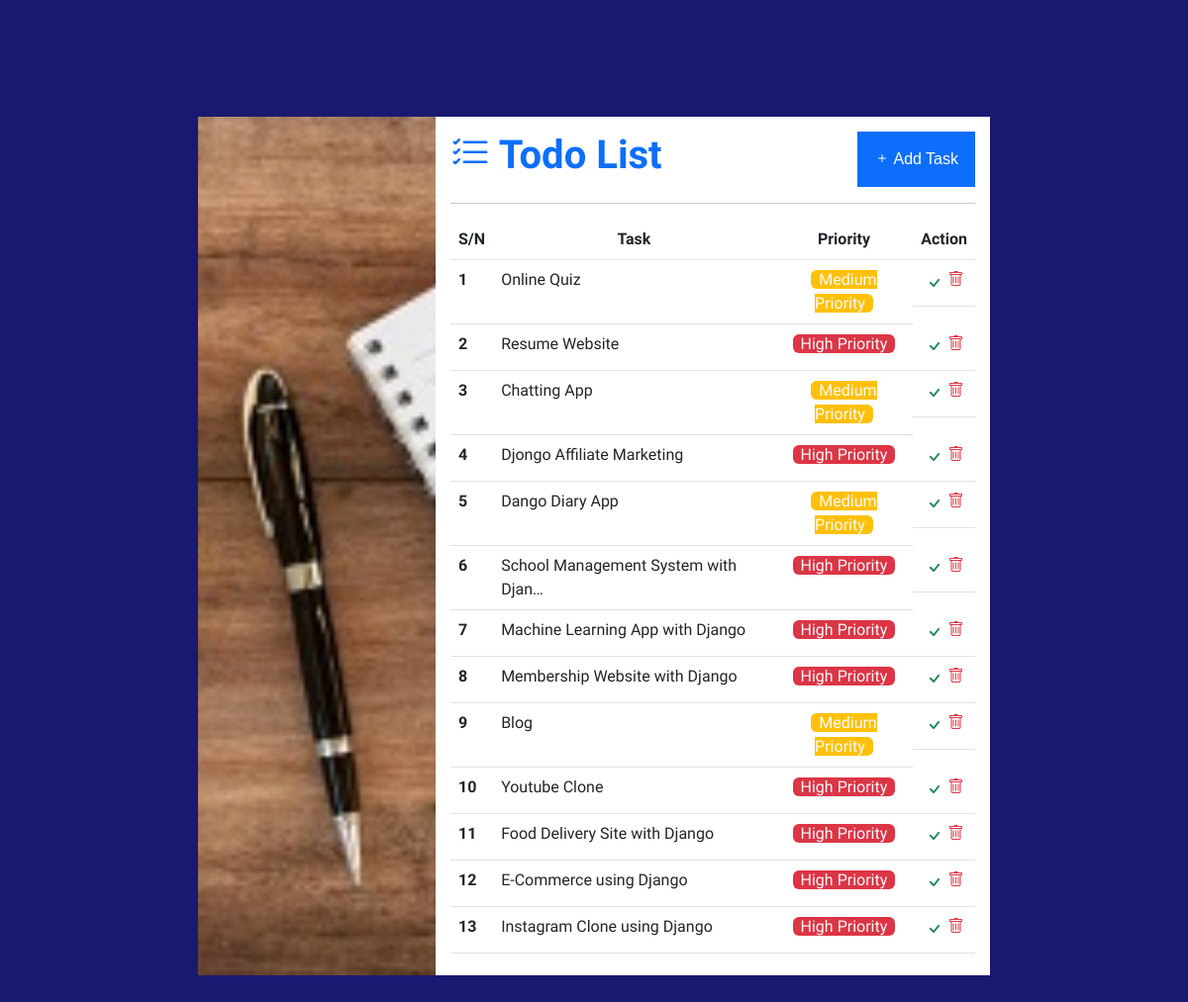
The page / on the database its author committed.
### base/models.py (models this page shows, shortened)
class TodoList(models.Model):
    task = models.CharField(max_length=200)
    priority = models.ForeignKey(Priority, blank=True, null=True, on_delete=models.CASCADE)
    done = models.BooleanField(default=False)
    created = models.DateTimeField(auto_now_add=True)

class Priority(models.Model):
    prior = models.CharField(max_length=200)
    color = models.CharField(max_length=200, null=True)
    def __str__(self):
        return self.prior

### base/views.py (the view)
# urls.py: path('', views.home, name='home'),
def home(request):
    tasks = TodoList.objects.all()
    form = TaskForm()
    high = "High"
    medium = "Medium"
    low = "Low"
    if request.method == 'POST':
        form = TaskForm(request.POST)
        if form.is_valid():
            form.save()
            return redirect('home')
    context =  {'tasks': tasks, 'high': high, 'medium': medium, 'low': low, 'form': form}
    return render(request, 'index.html', context)

### templates/index.html (shortened to what this page needs)
{% load static %}
{% load widget_tweaks %}
<!DOCTYPE html>
<html lang="en">
<head>
    <link rel="stylesheet" href="{% static 'styles.css' %}"/>
    <link href="https://cdn.jsdelivr.net/npm/bootstrap@5.3.0/dist/css/bootstrap.min.css" rel="stylesheet"
>
    <link rel="stylesheet" href="https://cdn.jsdelivr.net/npm/bootstrap-icons@1.10.5/font/bootstrap-icons.css">
</head>
<body style="background-color: midnightblue; padding: 10px">
<div class="main">
    <div class="image-container d-lg-block d-none">
        <img src="{% static 'todo.jpg' %}" class="img-fluid" alt="Todo Image"/>
    </div>
    <div class="table-container">
        <div class="d-flex justify-content-between sticky-top bg-white top-0">
            <h1 class="fw-bold text-primary bg-white position-sticky d-inline-block"><i class="bi bi-list-check"></i>
                Todo List</h1>
            <button class="btn btn-primary px-3 rounded-0" style="font-family: arial" data-bs-toggle="modal"
                    data-bs-target="#exampleModal"><i class="bi bi-plus"></i> Add Task
            </button>
        </div>
        <hr>
        <table class="table position-relative">
            <thead>
            <tr>
                <th scope="col">S/N</th>
                <th scope="col" class="text-center">Task</th>
                <th scope="col" class="text-center">Priority</th>
                <th scope="col" class="text-center">Action</th>
            </tr>
            </thead>
            <tbody>
            {% for task in tasks %}
            <tr>
                <th scope="row">{{ forloop.counter }}</th>
                <td>{{task.task|truncatechars:35}}</td>
                <td class="text-center"><span class="bg-{{task.priority.color}} px-2 rounded text-light">{{task.priority}} Priority</span>
                </td>
                <td class="text-end d-flex justify-content-evenly">
                    {% if task.done == False %}
                    <a href="{% url 'done' task.id %}  " class="nav-link" title="Done"><i
                            class="bi bi-check text-success fs-5"></i>
                    </a>
                    {% else %}
                    <span class="pe-3" style="visibility: hidden">..</span>
                    {% endif %}
                    <a href="{% url 'delete' task.id %}"><i class="bi bi-trash text-danger"></i></a></td>
            </tr>
            {% endfor %}
            </tbody>
        </table>
    </div>
</div>
</body>
</html>

### statics/styles.css (style rules this page uses)
* { font-family: Fasthand; box-sizing: border-box; }
body { background-color: midnightblue I !important; width: 100vw; height: 100vh; display: flex; justify-content: center; align-items: center; }
.main { display: flex; background-color: gray; align-items: center; height: 80%; width: 800px; border-radius: 20px; border: 0; }
.table-container { padding: 15px; height: 100%; width: 100%; overflow-y: auto; background-color: white; }
.image-container { max-width: 30%; height: 100%; }
.image-container img { object-fit: cover; height: 100%; }

### rows shown on the page
TodoList: task "Online Quiz", priority "Medium", done False (drawn)
TodoList: task "Resume Website", priority "High", done False (drawn)
TodoList: task "Chatting App", priority "Medium", done False (drawn)
TodoList: task "Djongo Affiliate Marketing", priority "High", done False (drawn)
TodoList: task "Dango Diary App", priority "Medium", done False (drawn)
TodoList: task "School Management System with Djan…", priority "High", done False (drawn)
TodoList: task "Machine Learning App with Django", priority "High", done False (drawn)
TodoList: task "Membership Website with Django", priority "High", done False (drawn)
TodoList: task "Blog", priority "Medium", done False (drawn)
TodoList: task "Youtube Clone", priority "High", done False (drawn)
TodoList: task "Food Delivery Site with Django", priority "High", done False (drawn)
TodoList: task "E-Commerce using Django", priority "High", done False (drawn)
TodoList: task "Instagram Clone using Django", priority "High", done False (drawn)
